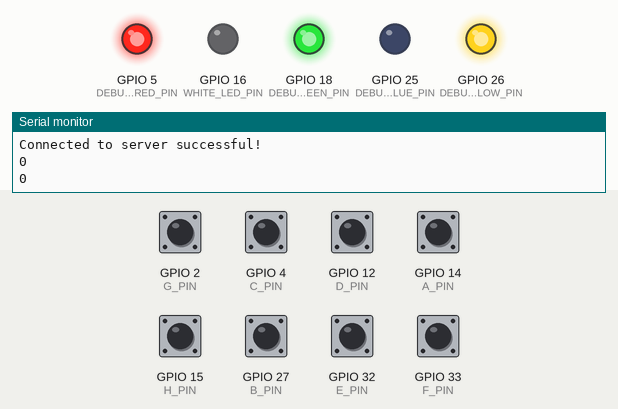
A sketch run on a simulated ESP32. Shown: output pins drawn as LEDs (lit = HIGH), the last lines printed to the serial monitor. Inputs (shaded band) come from the test bench; at power-on: GPIO 2 (G_PIN), GPIO 4 (C_PIN), GPIO 12 (D_PIN), GPIO 14 (A_PIN), GPIO 15 (H_PIN), GPIO 27 (B_PIN), GPIO 32 (E_PIN), GPIO 33 (F_PIN) HIGH. WiFi joins after 1.5 s; servers stay silent unless stated.

Above: at 14.1 s.
14.2 s: GPIO 2 (G_PIN) pulled LOW for 1 s
At 15.0 s:
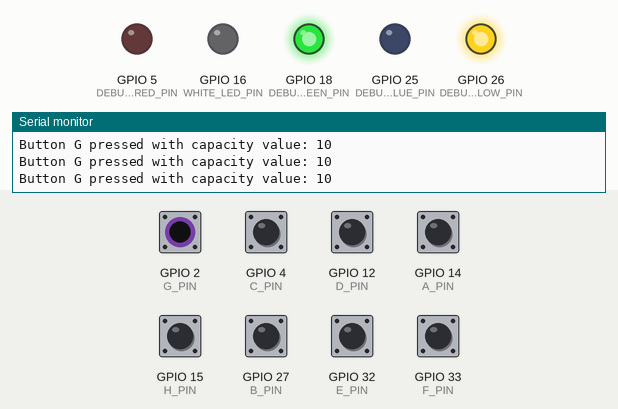
16.7 s: GPIO 4 (C_PIN) pulled LOW for 0.15 s
At 17.5 s:
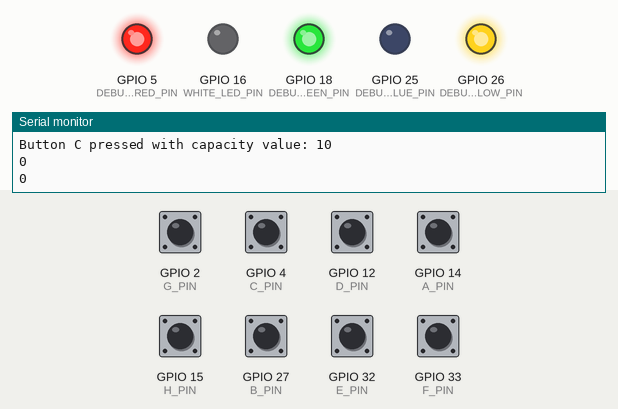
18.3 s: GPIO 12 (D_PIN) pulled LOW for 0.15 s
At 19.6 s:
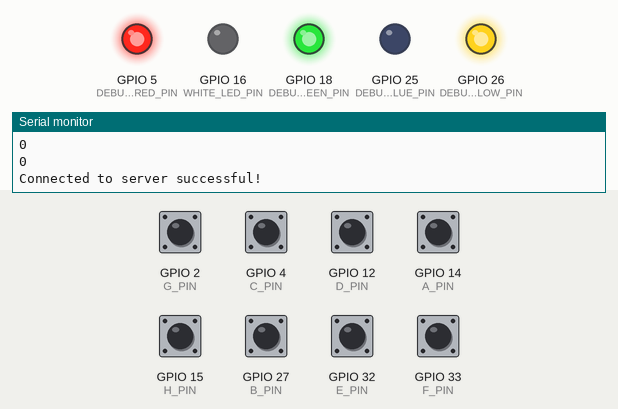
19.9 s: GPIO 14 (A_PIN) pulled LOW for 0.15 s
At 21.2 s:
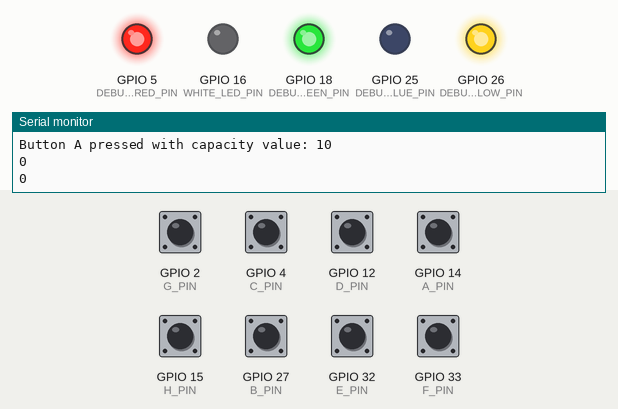
21.5 s: GPIO 15 (H_PIN) pulled LOW for 0.15 s
At 22.3 s:
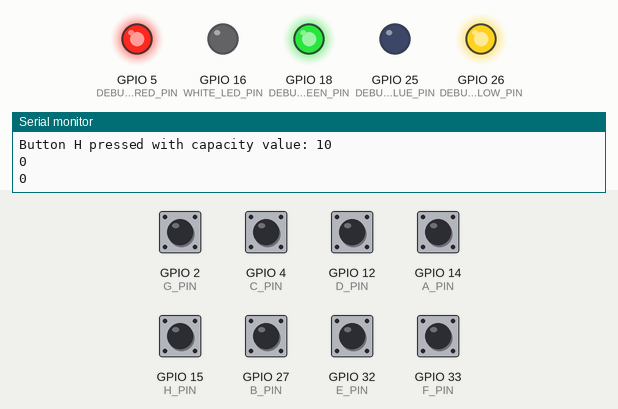
23.1 s: GPIO 27 (B_PIN) pulled LOW for 0.15 s
At 24.6 s:
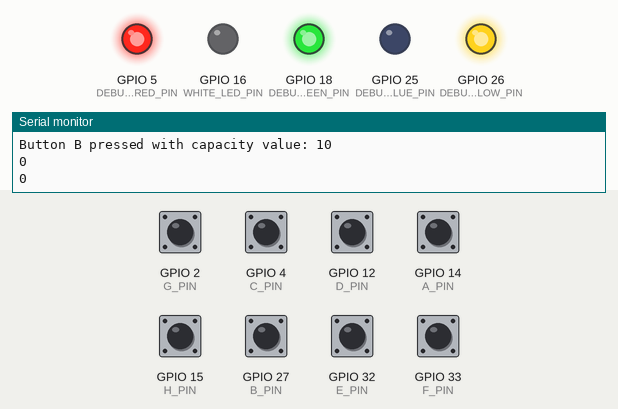
Timing chart, 0 to 25.7 s (numbered marks = the images above; inputs shaded):
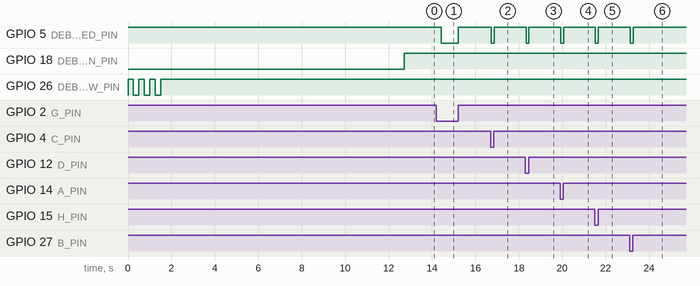

The sketch:

client.ino
```cpp
#include <WiFi.h>
#define ARR_SIZE(arr) ( sizeof((arr)) / sizeof((arr[0])) )

// WIFI/////////////////////////////
const char* ssid = "XXXX";
const char* password =  "XX";
const uint16_t port = 123456;
const char * host = "1XXX";

// TOUCH////////////////////////////
int button_a_threshold = 0;
int button_b_threshold = 0;
int button_c_threshold = 0;
int button_d_threshold = 0;
int button_e_threshold = 0;
int button_f_threshold = 0;
int button_g_threshold = 0;
int button_h_threshold = 0;

int a_stack[3] = {0, 0, 0};
int b_stack[3] = {0, 0, 0};
int c_stack[3] = {0, 0, 0};
int d_stack[3] = {0, 0, 0};
int e_stack[3] = {0, 0, 0};
int f_stack[3] = {0, 0, 0};
int g_stack[3] = {0, 0, 0};
int h_stack[3] = {0, 0, 0};

const int A_PIN = 14;
const int B_PIN = 27;
const int C_PIN = 4;
const int D_PIN = 12;
const int E_PIN = 32;
const int F_PIN = 33;
const int G_PIN = 2;
const int H_PIN = 15;


int a_value = 0;
int b_value = 0;
int c_value = 0;
int d_value = 0;
int e_value = 0;
int f_value = 0;
int g_value = 0;
int h_value = 0;

int a = 0;
int b = 0;
int c = 0;
int d = 0;
int e = 0;
int f = 0;
int g = 0;
int h = 0;

int ghost_a = 0;
int ghost_b = 0;
int ghost_c = 0;
int ghost_d = 0;
int ghost_e = 0;
int ghost_f = 0;
int ghost_g = 0;
int ghost_h = 0;


// LEDS //////////////////////////////////
const int DEBUG_LED_RED_PIN = 5;
const int DEBUG_LED_YELLOW_PIN = 26;
const int DEBUG_LED_GREEN_PIN = 18;
const int DEBUG_LED_BLUE_PIN = 25;
const int WHITE_LED_PIN = 16;

// control vars
int loopcounter = 0;


WiFiClient client;


String client_name = "FUri";


// runned once
void setup()
{

  // declare output as output
  pinMode (DEBUG_LED_RED_PIN, OUTPUT);
  pinMode (DEBUG_LED_YELLOW_PIN, OUTPUT);
  pinMode (DEBUG_LED_GREEN_PIN, OUTPUT);
  pinMode (DEBUG_LED_BLUE_PIN, OUTPUT);
  pinMode (WHITE_LED_PIN, OUTPUT);

  // turn red led on because system ist running
  digitalWrite (DEBUG_LED_RED_PIN, HIGH);

  // enable USB debug
  Serial.begin(115200);

 // Try to gain wifi acces
  WiFi.begin(ssid, password);
  while (WiFi.status() != WL_CONNECTED) {

    // YELLOW blinks until we accesed wifi
    digitalWrite (DEBUG_LED_YELLOW_PIN, HIGH);
    delay(250);
    digitalWrite (DEBUG_LED_YELLOW_PIN, LOW);
    delay(250);
    digitalWrite (DEBUG_LED_YELLOW_PIN, HIGH);

    // USB debug output
    Serial.println("trying to connect to wifi");
  }

  // connection to wifi succelfull
  action_wifi_connection_succesful();

}


// repeats forever
void loop()
{
    loopcounter +=1;

   update_touch();

   if(a == 0 && b == 0 && c == 0 && d == 0 && e == 0 && f == 0 && g == 0 && h == 0){
        digitalWrite (DEBUG_LED_RED_PIN, HIGH);
   } else {
        digitalWrite (DEBUG_LED_RED_PIN, LOW);

   }

   // in the first 10 seconds the inputs are calibrated
   // then never again
   if(loopcounter < 11){

        calibrating();

        delay(1000);
        return;
    }
    // update values
    if (loopcounter == 11){
        calibrating_again();
        return;
    }


    check_input();


    // trys to connect to server socket
    // if already connected just skip
    if (!client.connected()){
      if (!client.connect(host, port)) {
          action_initial_connection_failure();
          return;
      } else {
          action_initial_connection_succesful();
      }
    }


    // process_input(client);


    if (something_changed()){
      client.print("A:" + String(a) + "B:" + String(b) + "C:" + String(c) + "D:" + String(d) + "E:" + String(e) + "F:" + String(f) + "G:" + String(g) + "H:" + String(h) + "-");
      process_input(client);
    } else {
      if ((loopcounter % 100) == 0){
        client.print("im fine");
        process_input(client);
        Serial.println(ghost_a);
        Serial.println(ghost_b);

      }

    }


    // Serial.println("Disconnecting...");
    // client.stop();

    delay(10);
}


bool something_changed(){
  bool changed = false;

  if (ghost_a != a){
    changed = true;
    ghost_a = a;
  }

  if (ghost_b != b){
    changed = true;
    ghost_b = b;
  }
  if (ghost_c != c){
    changed = true;
    ghost_c = c;
  }
  if (ghost_d != d){
    changed = true;
    ghost_d = d;
  }
  if (ghost_e != e){
    changed = true;
    ghost_e = e;
  }
  if (ghost_f != f){
    changed = true;
    ghost_f = f;
  }
  if (ghost_g != g){
    changed = true;
    ghost_g = g;
  }
  if (ghost_h != h){
    changed = true;
    ghost_h = h;
  }
  return changed;
}

void update_touch(){
  a_stack[2] = a_stack[1];
  a_stack[1] = a_stack[0];
  a_stack[0] = touchRead(A_PIN);

  b_stack[2] = b_stack[1];
  b_stack[1] = b_stack[0];
  b_stack[0] = touchRead(B_PIN);

  c_stack[2] = c_stack[1];
  c_stack[1] = c_stack[0];
  c_stack[0] = touchRead(C_PIN);


  d_stack[2] = d_stack[1];
  d_stack[1] = d_stack[0];
  d_stack[0] = touchRead(D_PIN);

  e_stack[2] = e_stack[1];
  e_stack[1] = e_stack[0];
  e_stack[0] = touchRead(E_PIN);

  f_stack[2] = f_stack[1];
  f_stack[1] = f_stack[0];
  f_stack[0] = touchRead(F_PIN);

  g_stack[2] = g_stack[1];
  g_stack[1] = g_stack[0];
  g_stack[0] = touchRead(G_PIN);

  h_stack[2] = h_stack[1];
  h_stack[1] = h_stack[0];
  h_stack[0] = touchRead(H_PIN);

  a_value = max(max(a_stack[0], a_stack[1]), a_stack[2]);
  b_value = max(max(b_stack[0], b_stack[1]), b_stack[2]);
  c_value = max(max(c_stack[0], c_stack[1]), c_stack[2]);
  d_value = max(max(d_stack[0], d_stack[1]), d_stack[2]);

  e_value = max(max(e_stack[0], e_stack[1]), e_stack[2]);
  f_value = max(max(f_stack[0], f_stack[1]), f_stack[2]);
  g_value = max(max(g_stack[0], g_stack[1]), g_stack[2]);
  h_value = max(max(h_stack[0], h_stack[1]), h_stack[2]);
}

void calibrating(){
  Serial.println("Capacitiy value calibrating.....");
  button_a_threshold += a_value;
  button_b_threshold += b_value;
  button_c_threshold += c_value;
  button_d_threshold += d_value;
  button_e_threshold += a_value;
  button_f_threshold += f_value;
  button_g_threshold += g_value;
  button_h_threshold += h_value;

  Serial.println(button_a_threshold);
  Serial.println(button_b_threshold);
  Serial.println(button_c_threshold);
  Serial.println(button_d_threshold);
  Serial.println(button_e_threshold);
  Serial.println(button_f_threshold);
  Serial.println(button_g_threshold);
  Serial.println(button_h_threshold);
}

void calibrating_again(){
  button_a_threshold = (int)((button_a_threshold / 5) / 4);
  button_b_threshold = (int)((button_b_threshold / 5) / 4);
  button_c_threshold = (int)((button_c_threshold / 5) / 4);
  button_d_threshold = (int)((button_d_threshold / 5) / 4);
  button_e_threshold = (int)((button_e_threshold / 5) / 4);
  button_f_threshold = (int)((button_f_threshold / 5) / 4);
  button_g_threshold = (int)((button_g_threshold / 5) / 4);
  button_h_threshold = (int)((button_h_threshold / 5) / 4);

  Serial.println("Capacitiy value threshold set to:");
  Serial.println(button_a_threshold);
  Serial.println(button_b_threshold);
  Serial.println(button_c_threshold);
  Serial.println(button_d_threshold);
  Serial.println(button_e_threshold);
  Serial.println(button_f_threshold);
  Serial.println(button_g_threshold);
  Serial.println(button_h_threshold);

  Serial.println("wait a second...");

  delay(1000);
}

void check_input(){
    if((a_value < button_a_threshold) && (a_value != 0)){
      // code for touch a
      Serial.print("Button A pressed with capacity value: ");
      Serial.print(a_value);
      Serial.println();
      a = 1;
    } else{
      a = 0;
    }
    if((b_value < button_b_threshold) && (b_value != 0)){
      // code for touch b
      Serial.print("Button B pressed with capacity value: ");
      Serial.print(b_value);
      Serial.println();
      b = 1;
    } else {
      b = 0;
    }

    if((c_value < button_c_threshold) && (c_value != 0)){
      // code for touch c
      Serial.print("Button C pressed with capacity value: ");
      Serial.print(c_value);
      Serial.println();
      c = 1;
    } else {
      c = 0;
    }
    if((d_value < button_d_threshold) && (d_value != 0)){
      // code for touch d
      Serial.print("Button D pressed with capacity value: ");
      Serial.print(d_value);
      Serial.println();
      d = 1;
    } else {
      d = 0;
    }

    if((e_value < button_e_threshold) && (e_value != 0)){
      // code for touch e
      Serial.print("Button E pressed with capacity value: ");
      Serial.print(e_value);
      Serial.println();
      e = 1;
    } else {
      e = 0;
    }

    if((f_value < button_f_threshold) && (f_value != 0)){
      // code for touch f
      Serial.print("Button F pressed with capacity value: ");
      Serial.print(f_value);
      Serial.println();
      f = 1;
    } else {
      f = 0;
    }


   if((g_value < button_g_threshold) && (g_value != 0)){
      // code for touch g
      Serial.print("Button G pressed with capacity value: ");
      Serial.print(g_value);
      Serial.println();
      g = 1;
    } else {
      g = 0;
    }

    if((h_value < button_h_threshold) && (h_value != 0)){
      // code for touch h
      Serial.print("Button H pressed with capacity value: ");
      Serial.print(h_value);
      Serial.println();
      h = 1;
    } else {
      h = 0;
    }
}

void action_wifi_connection_succesful(){
  Serial.print("WiFi connected with IP: ");
  Serial.println(WiFi.localIP());
  digitalWrite (DEBUG_LED_YELLOW_PIN, HIGH);

}


void action_initial_connection_failure(){
  Serial.println("Connection to host failed");
  digitalWrite (DEBUG_LED_GREEN_PIN, LOW);

  delay(1000);


}
void action_initial_connection_succesful(){
  Serial.println("Connected to server successful!");
  // sending my name
  client.print("name:" + client_name + "-");
  digitalWrite (DEBUG_LED_GREEN_PIN, HIGH);
  process_input(client);
}


void message_handler(String message){

  Serial.println(message);

  if(strstr(message.c_str(), "LEDON") != NULL) {
    digitalWrite (WHITE_LED_PIN, HIGH);
  }
  if(strstr(message.c_str(), "LEDOFF") != NULL) {
    digitalWrite (WHITE_LED_PIN, LOW);
  }

}

void process_input(WiFiClient client){
  String message = "";
  digitalWrite (DEBUG_LED_BLUE_PIN, HIGH);

  while(true){
    if (client.available()) {
      message += char(client.read());

    } else{
      // no data available or all is already processed
      digitalWrite (DEBUG_LED_BLUE_PIN, LOW);
      break;
    }
  }
  if (ARR_SIZE(message) > 0) {
    // THIS IS THE MESSAGE RECIEVED FROM THE SERVER AS A STRING
    message_handler(message);

  }
}
```

Measured:
- after the input at 14.2 s, GPIO 5 (DEBUG_LED_RED_PIN): HIGH → LOW after 0.23 s, → HIGH 0.79 s later
- after the input at 16.7 s, GPIO 5 (DEBUG_LED_RED_PIN): HIGH → LOW at once, → HIGH 0.13 s later
- after the input at 18.3 s, GPIO 5 (DEBUG_LED_RED_PIN): HIGH → LOW at once, → HIGH 0.12 s later
- after the input at 19.9 s, GPIO 5 (DEBUG_LED_RED_PIN): HIGH → LOW at once, → HIGH 0.13 s later
- after the input at 21.5 s, GPIO 5 (DEBUG_LED_RED_PIN): HIGH → LOW at once, → HIGH 0.13 s later
- after the input at 23.1 s, GPIO 5 (DEBUG_LED_RED_PIN): HIGH → LOW at once, → HIGH 0.12 s later
